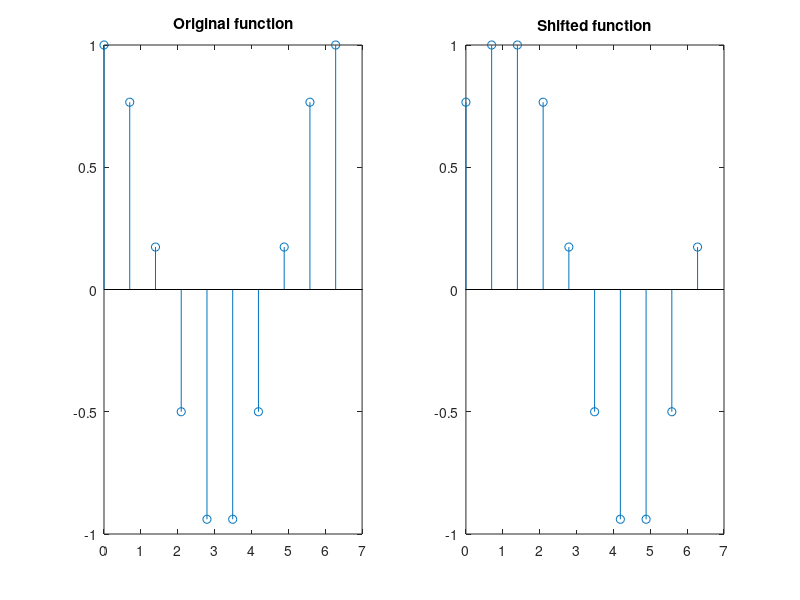
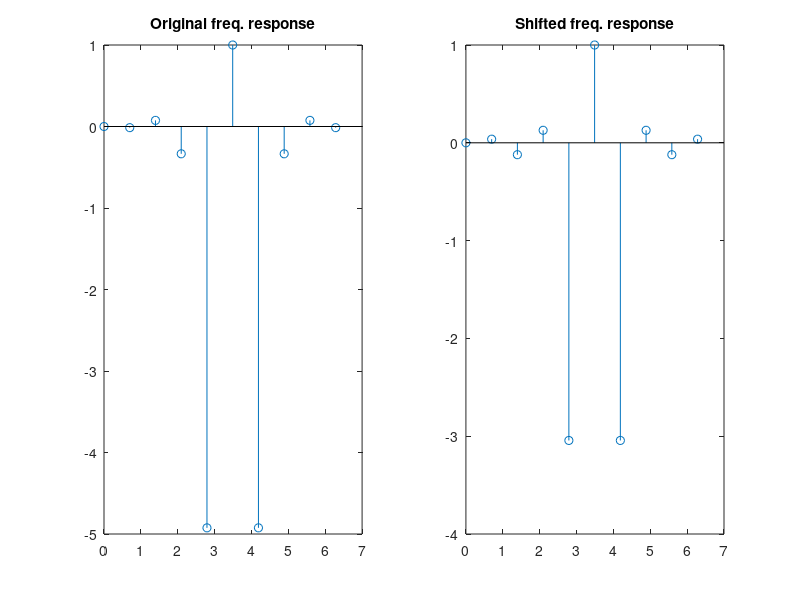
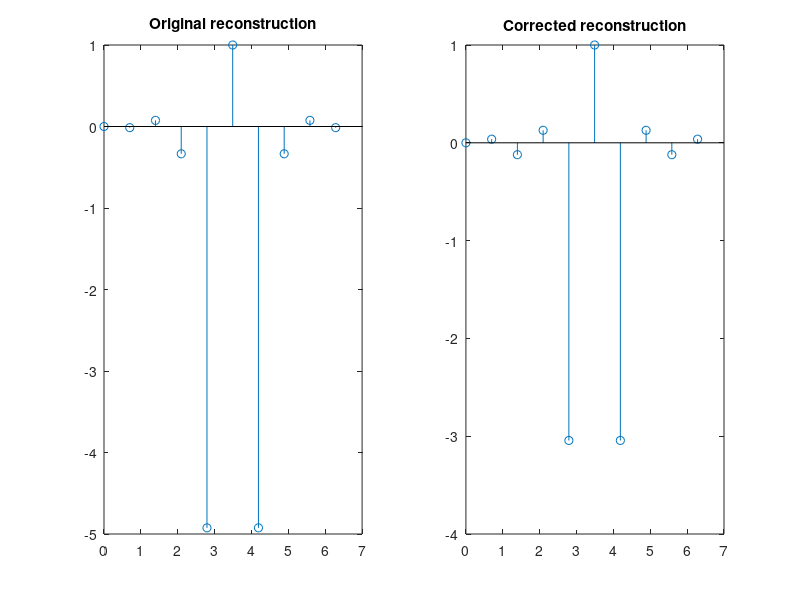

MATLAB code for these plots, in order:
%%% Shifting Theorem in Fourier Transform %%%
%% CASE1: 1D FT
% N: number of sampling points
% T: length of time domain
N = 10;
T = 2*pi;
t = linspace(0, T, N);
y = cos(t);

dt = T/(N-1);  % (N-1) spacings in N points
shift_num = 2;  % How many spacings are shifted
shift = shift_num * dt;
y_shift = circshift(y, shift_num);

df = 1/(N*dt);
freq = 0:df:(1/T-df);

figure,
subplot(121), stem(t, y); title('Original function');
subplot(122), stem(t, y_shift); title('Shifted function');

Y = fftshift(fft(fftshift(y)));
Y_shift = fftshift(fft(fftshift(y_shift)));

figure,
subplot(121), stem(t, real(Y)); title('Original freq. response');
subplot(122), stem(t, real(Y_shift)); title('Shifted freq. response');

phase_shift = exp(-1j*2*pi*freq*shift);
Y_corrected = Y_shift ./ phase_shift;
y_corrected = ifftshift(ifft(ifftshift(Y_corrected)));
figure,
subplot(121), stem(t, real(Y)); title('Original reconstruction');
subplot(122), stem(t, real(Y_corrected)); title('Corrected reconstruction');